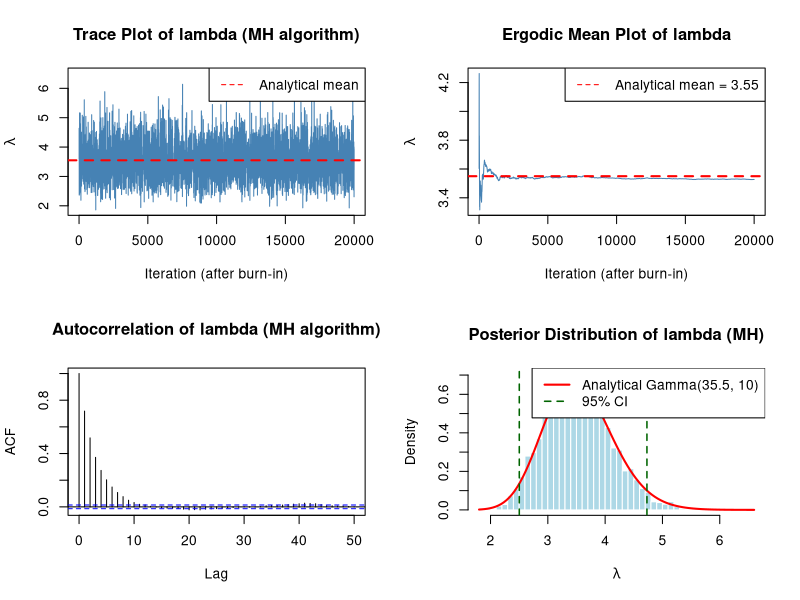

The R script that drew this image:
# =============================================================================
# 04_metropolis_hastings.R
# Bayesian Statistics and MCMC - Exercise 4
#
# Metropolis-Hastings sampling for the posterior of lambda under the
# Jeffreys prior, using data from Exercise 2 (T=35 errors in n=10 days).
#
# Model:   X_i ~ Poisson(lambda),  i = 1, ..., 10
#          T = sum(X_i) = 35  ~  Poisson(10 * lambda)
#
# Jeffreys prior:  p(lambda) ∝ lambda^{-1/2}   (improper, but posterior is proper)
#
# Posterior (analytical):  lambda | T ~ Gamma(T + 0.5, n) = Gamma(35.5, 10)
#   - Derived by: posterior ∝ likelihood x prior
#                           ∝ lambda^35 * exp(-10*lambda) * lambda^{-0.5}
#                           = lambda^{34.5} * exp(-10*lambda)
#                           => Gamma(35.5, 10)
#
# The MH algorithm is used to verify this analytically derived result.
# Proposal: Normal random walk  lambda* ~ N(lambda_current, sigma^2 = 8)
# Acceptance rate ~25% as required by the assignment.
# =============================================================================

T_obs <- 35   # total observed errors
n_obs <- 10   # number of days

# =============================================================================
# Log-posterior (unnormalized)
# We work on the log scale for numerical stability.
# The normalizing constant cancels in the MH ratio, so we only need the kernel.
# =============================================================================

log_posterior <- function(lambda) {
  if (lambda <= 0) return(-Inf)  # lambda must be positive; auto-reject if proposed <= 0
  (T_obs - 0.5) * log(lambda) - n_obs * lambda
  # = 34.5 * log(lambda) - 10 * lambda   (log of Gamma(35.5, 10) kernel)
}

# =============================================================================
# Metropolis-Hastings Function
# =============================================================================

metropolis_hastings <- function(n_iter, sigma2, seed = 123) {
  set.seed(seed)
  
  samples <- numeric(n_iter)
  accept  <- 0
  
  # Start from MLE = T/n = 3.5 (close to posterior mean 3.55 => fast convergence)
  current <- T_obs / n_obs
  
  for (i in 1:n_iter) {
    
    # --- Propose new value: Normal random walk ---
    candidate <- rnorm(1, mean = current, sd = sqrt(sigma2))
    
    # --- Log acceptance ratio ---
    # Because the Normal proposal is symmetric: q(lambda*|lambda) = q(lambda|lambda*)
    # the proposal terms cancel, leaving only the posterior ratio.
    # The normalizing constant of the posterior also cancels.
    log_alpha <- log_posterior(candidate) - log_posterior(current)
    
    # --- Accept / Reject ---
    # Equivalent to: accept if U < alpha, where U ~ Uniform(0,1)
    # Working on log scale avoids numerical underflow for very small alpha
    if (log(runif(1)) < log_alpha) {
      current <- candidate
      accept  <- accept + 1
    }
    
    # Store current state (whether accepted or not)
    samples[i] <- current
  }
  
  return(list(
    samples     = samples,
    accept_rate = accept / n_iter
  ))
}

# =============================================================================
# Tune sigma^2: find value giving ~25% acceptance rate
# =============================================================================

cat("=== Tuning sigma^2 for ~25% acceptance rate ===\n")
sigma2_grid <- c(0.1, 0.5, 1, 2, 3, 5, 8, 10, 15)

for (s2 in sigma2_grid) {
  test <- metropolis_hastings(20000, s2)
  cat(sprintf("sigma^2 = %5.1f  ->  acceptance rate = %.3f\n",
              s2, test$accept_rate))
}

# sigma^2 = 8 gives ~25% acceptance rate
sigma2_opt <- 8

# =============================================================================
# Run MH with optimal sigma^2
# =============================================================================

total_iter  <- 21000
burnin      <- 1000

result <- metropolis_hastings(total_iter, sigma2_opt)
cat(sprintf("\nFinal acceptance rate (sigma^2 = %g): %.3f\n",
            sigma2_opt, result$accept_rate))

# Discard burn-in
lambda_samples <- result$samples[(burnin + 1):total_iter]
cat("Kept", length(lambda_samples), "samples after burn-in of", burnin, "\n")

# =============================================================================
# Results: compare MH samples with analytical Gamma(35.5, 10)
# =============================================================================

# Analytical posterior moments
alpha_post <- T_obs + 0.5   # = 35.5
beta_post  <- n_obs          # = 10
analytical_mean <- alpha_post / beta_post           # = 3.55
analytical_sd   <- sqrt(alpha_post / beta_post^2)  # ≈ 0.596
analytical_ci   <- qgamma(c(0.025, 0.975), shape = alpha_post, rate = beta_post)

# MH sample moments
mh_mean <- mean(lambda_samples)
mh_sd   <- sd(lambda_samples)
mh_ci   <- quantile(lambda_samples, probs = c(0.025, 0.975))

cat("\n=== Comparison: MH vs Analytical Gamma(35.5, 10) ===\n")
cat(sprintf("%-20s %10s %10s\n", "", "MH", "Analytical"))
cat(sprintf("%-20s %10.4f %10.4f\n", "Mean",   mh_mean, analytical_mean))
cat(sprintf("%-20s %10.4f %10.4f\n", "SD",     mh_sd,   analytical_sd))
cat(sprintf("%-20s %10.4f %10.4f\n", "2.5%",  mh_ci[1], analytical_ci[1]))
cat(sprintf("%-20s %10.4f %10.4f\n", "97.5%", mh_ci[2], analytical_ci[2]))

cat("\n=== 95% Credible Interval (MH) ===\n")
cat(sprintf("(%.3f, %.3f)\n", mh_ci[1], mh_ci[2]))
cat("Interpretation: Given T=35 errors in 10 days and the Jeffreys prior,\n")
cat("there is 95% probability that the true error rate lambda lies between",
    round(mh_ci[1], 3), "and", round(mh_ci[2], 3), "\n")
cat("Note: H0 value (lambda=2) is OUTSIDE this interval, consistent with\n")
cat("the strong evidence against H0 found in Exercise 2 (BF10 = 15.45).\n")

# =============================================================================
# Diagnostic Plots
# =============================================================================

par(mfrow = c(2, 2))

# 1. Trace plot
plot(lambda_samples, type = "l", col = "steelblue",
     main = "Trace Plot of lambda (MH algorithm)",
     xlab = "Iteration (after burn-in)", ylab = expression(lambda))
abline(h = analytical_mean, col = "red", lty = 2, lwd = 2)
legend("topright", legend = "Analytical mean", col = "red", lty = 2)

# 2. Ergodic mean plot
ergodic_mean <- cumsum(lambda_samples) / seq_along(lambda_samples)
plot(ergodic_mean, type = "l", col = "steelblue",
     main = "Ergodic Mean Plot of lambda",
     xlab = "Iteration (after burn-in)", ylab = expression(lambda))
abline(h = analytical_mean, col = "red", lty = 2, lwd = 2)
legend("topright", legend = sprintf("Analytical mean = %.2f", analytical_mean),
       col = "red", lty = 2)

# 3. ACF plot
acf(lambda_samples, lag.max = 50,
    main = "Autocorrelation of lambda (MH algorithm)")

# 4. Posterior histogram vs analytical density
hist(lambda_samples, breaks = 40, probability = TRUE,
     col  = "lightblue", border = "white",
     main = "Posterior Distribution of lambda (MH)",
     xlab = expression(lambda))
curve(dgamma(x, shape = alpha_post, rate = beta_post),
      add = TRUE, col = "red", lwd = 2)
abline(v = mh_ci, col = "darkgreen", lty = 2, lwd = 1.5)
legend("topright",
       legend = c("Analytical Gamma(35.5, 10)", "95% CI"),
       col    = c("red", "darkgreen"),
       lty    = c(1, 2), lwd = c(2, 1.5))

par(mfrow = c(1, 1))
